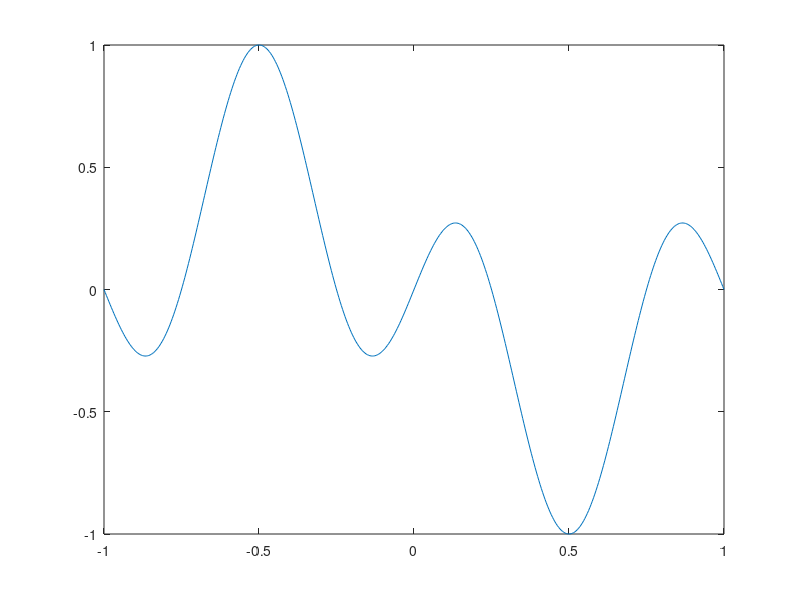

Here is the MATLAB script that generated this plot: (Note: this script raises an error after producing the figure.)
a = -1;
b = 1;
m = [6];
reprpts = 500;
xr = linspace(a, b, reprpts);
f = @(x) cos(2*pi.*x).*sin(pi.*x);
original = f(xr);

figure(04)
plot(xr, original, 'DisplayName', 'Original');

% Versio Chebyshev
% Recuerrencia de polinomis ortog.: P_{i+1} = (a_i*x+b_i)*P_i + c_i*P_{-1}
% amb a_i: divisio dels coeficients principals de P_{i+1} i P_i
%   b_i = -ai*<xPi(x), Pi(x)>/<Pi(x), Pi(x)>
%   c_i = -ai*<xPi(x), P{i-1}(x)>/<P{i-1}(x), P{i-1}(x)>
for i = 1:length(m)
    A = zeros(m(i)+1, m(i)+1);
    for j = 1:m(i)+1
        for k = j:m(i)+1
            A(j, k) = integral(@(x) 1./sqrt(1-x.^2).*chebyshevT(j-1, x).*chebyshevT(k-1, x), -1, 1);
            A(k, j) = A(j, k);
        end
    end
    b = zeros(m(i)+1, 1);
    for j = 1:m(i)+1
        b(j) = integral(@(x) 1./sqrt(1-x.^2).*chebyshevT(j-1, x).*f(x), -1, 1);
    end
    c = A\b;
    interpolat = zeros(1, length(xr));
    for j = 0:m(i)
        interpolat = interpolat + c(j+1)*chebyshevT(j, xr);
    end
    figure(04)
    hold on
    plot(xr, interpolat, 'DisplayName', strcat('Chebyshev m=', num2str(m(i))));
    hold off
end
% Desigualtat de Bessel: \sum c_j^2 ||Y_j(x)||^2 < ||f||^2 (amb desigualtat
% no estricta)

legend('show');